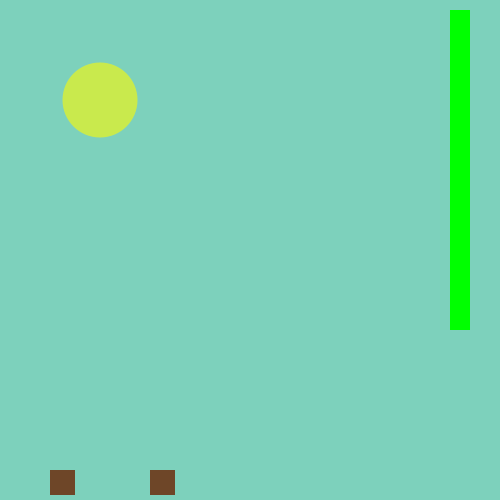
Frame 1 (no input)
Frame 60 (the mouse pressed at the canvas centre just before this capture): identical to frame 1, image omitted
Frame 120 (the mouse held since frame 60 and released just before this capture): identical to frame 1, image omitted

The Processing sketch that drew this single still picture (run headless with seeded random() and noise(); from frame 60 on, the mouse is pressed at the canvas centre):

// Processing sketch: Demo_Morning_Data_Portrait
// ── Demo_Morning_Data_Portrait.pde
// Day 1 Demo: Variables & Data Types
// Goal: Show how personal numbers become visuals

void setup() {
  size(500,500);
  background(125, 209, 188);
  
  noStroke();
  
  
  // Declare and initialize personal variables
  int hourIWoke = 6;
  float hoursSlept = 7.5;
  int coffeeCups = 2;
  boolean isTired = false;
  
  /*
  Visual mapping of my sleepiness
  */
  
  // Background based on isTired
  if (isTired) {
    background(220);
  }
  
  // Sun brightness based on hoursSlept
  float sunBrightness = hoursSlept * 20;
  //float sunBrightness = map(hoursSlept, 0, 8, 0, 255);
  fill(255, 251, 0, sunBrightness); 
  circle(100, height/5, 75);
  
   // Awake hours in the day bar based on hourIWoke
  fill(0, 255, 0);
  float hoursAwake = 22.0 - hourIWoke;
  rect(width - 50, 10, 20, hoursAwake * 20);

  // Number of squares based on coffee cups
  fill(110, 70, 40);
  for (int i =0; i < coffeeCups; i++){
    square(i*100 + 50, height - 30, 25);
  }

  // Console checks
  println("Woke at: " + hourIWoke + "am");
  println("Slept: " + hoursSlept + " hours");
  println("Coffee cups: " + coffeeCups);
  println("Tired? " + isTired);
}

void draw() { }
